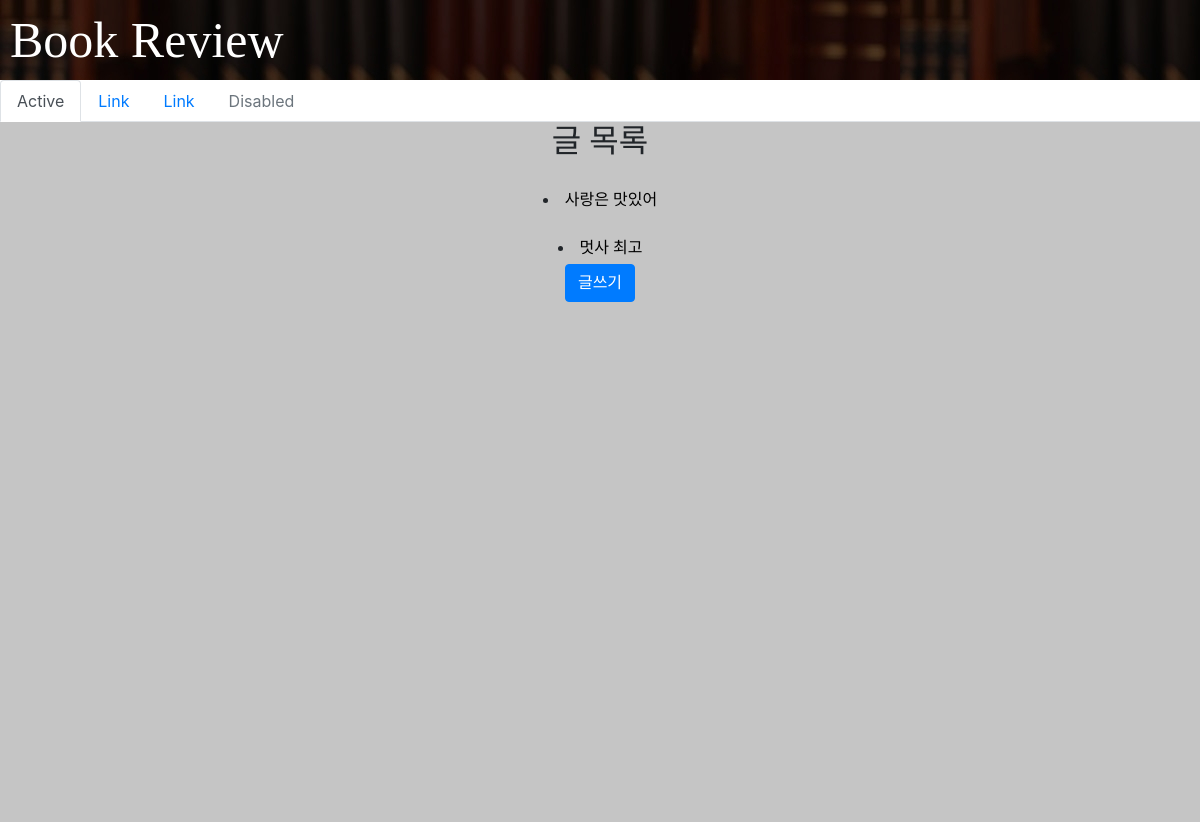
The app's page /, older data.
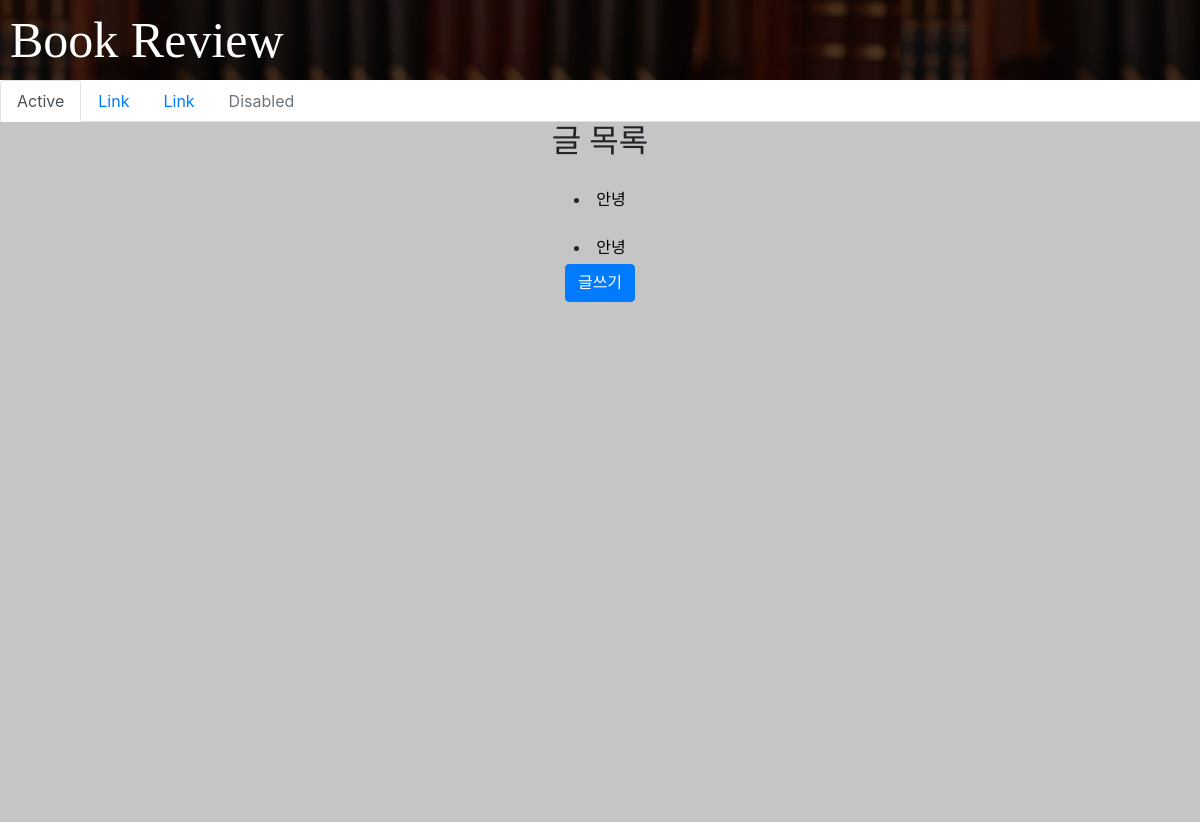
The same page, newer data.
### book/models.py (models this page shows, shortened)
class Post(models.Model):
    ONE = '1'
    TWO = '2'
    THREE = '3'
    FOUR = '4'
    FIVE = '5'
    Score_Choices = (
        (ONE, '1'),
        (TWO, '2'),
        (THREE, '3'),
        (FOUR, '4'),
        (FIVE, '5'),
    )
    title = models.CharField(max_length=200)
    review = models.TextField()
    price = models.FloatField()
    score = models.CharField(max_length=1, choices=Score_Choices)

### book/views.py (the view)
# urls.py: 2. Add a URL to urlpatterns:  path('', views.home, name='home')
def home(request):
    posts = Post.objects.all()
    return render(request, 'home.html', { 'posts' : posts } )

### book/templates/home.html (shortened to what this page needs)
{% load staticfiles %}
<!DOCTYPE html>
<html lang="en">
<head>
    <link rel="stylesheet" type="text/css" href="{% static 'home.css' %}">
    <link rel="stylesheet" href="https://stackpath.bootstrapcdn.com/bootstrap/4.3.1/css/bootstrap.min.css">
</head>
<body>
    <div class='salut'>
    <h1 class='title'><a href="{% url 'home' %}" style="color:white">Book Review</a></h1>
    </div>
    <div class='mid'>
    <ul class="nav nav-tabs">
  <li class="nav-item">
    <a class="nav-link active" href="{% url 'home' %}">Active</a>
  </li>
  <li class="nav-item">
    <a class="nav-link" href="#">Link</a>
  </li>
  <li class="nav-item">
    <a class="nav-link" href="#">Link</a>
  </li>
  <li class="nav-item">
    <a class="nav-link disabled" href="#" tabindex="-1" aria-disabled="true">Disabled</a>
  </li>
</ul>
    </div>
    <div class='next'>
    {% block content %}
        <h2 class='artlist'> 글 목록 </h2>
            {% for post in posts %}
            <li class='list'><a href="{% url 'detail' post.pk %}" style="color:black">{{ post.title }}</a></li><br>
            {% endfor %}
        <a href="{% url 'new' %}" style="color:black"><button type="button" class="btn btn-primary">글쓰기</button></a>
    {% endblock %}
    </div>
</body>
</html>

### static/home.css (style rules this page uses)
.salut { font-family: 'Daehan'; color: white; background-image: url('TunedIn_BooksfromtheBanner_large.jpg'); text-align: center; height: 80px; margin-top: 0; }
.next { position: relative; background-color: rgba(0, 0, 0, 0.226); font-family: 'NanumGothic'; text-align: center; height: 700px; }
.artlist { position: relative; }
.list { position: relative; top: 20px; }
.title { font-family: 'KCC'; font-size: 50px; position: relative; text-align: left; left: 10px; top: 10px; color: white; }

Row changes from the older to the newer data that the page shows:
removed Post: title "사랑은 맛있어"
removed Post: title "멋사 최고"
added Post: title "안녕"
added Post: title "안녕"
